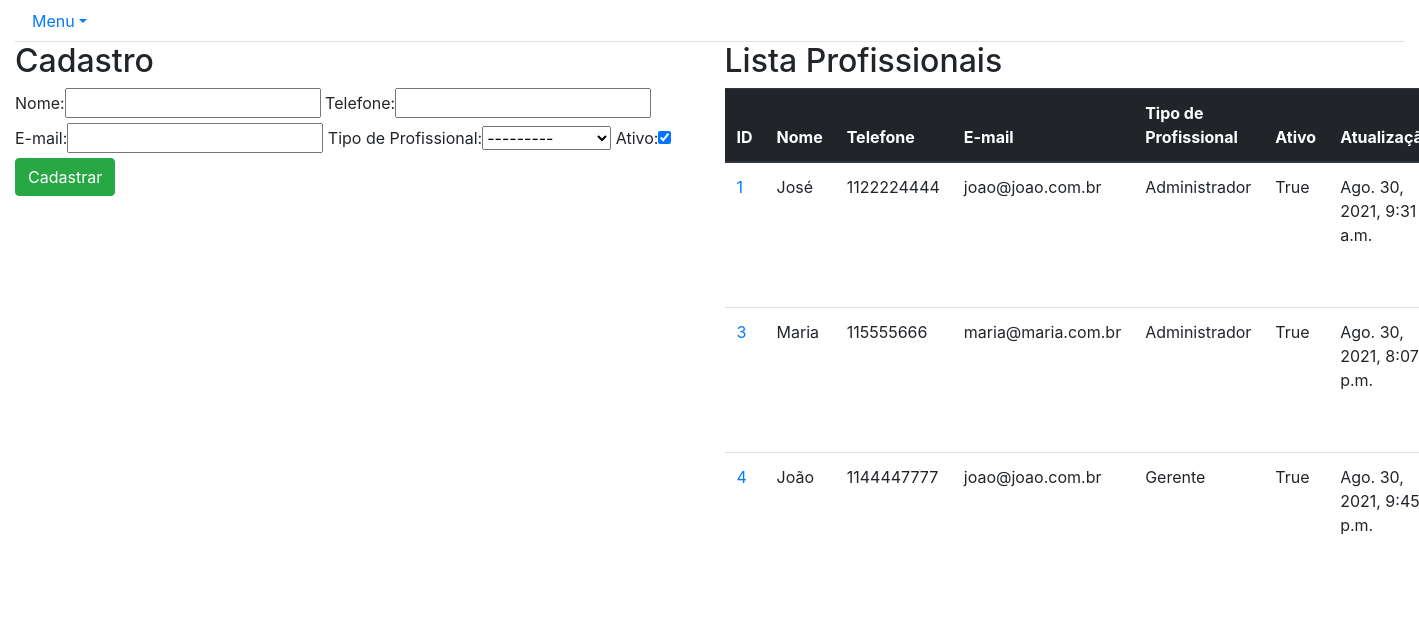
The page /core/profissional/ on the database as committed earlier.
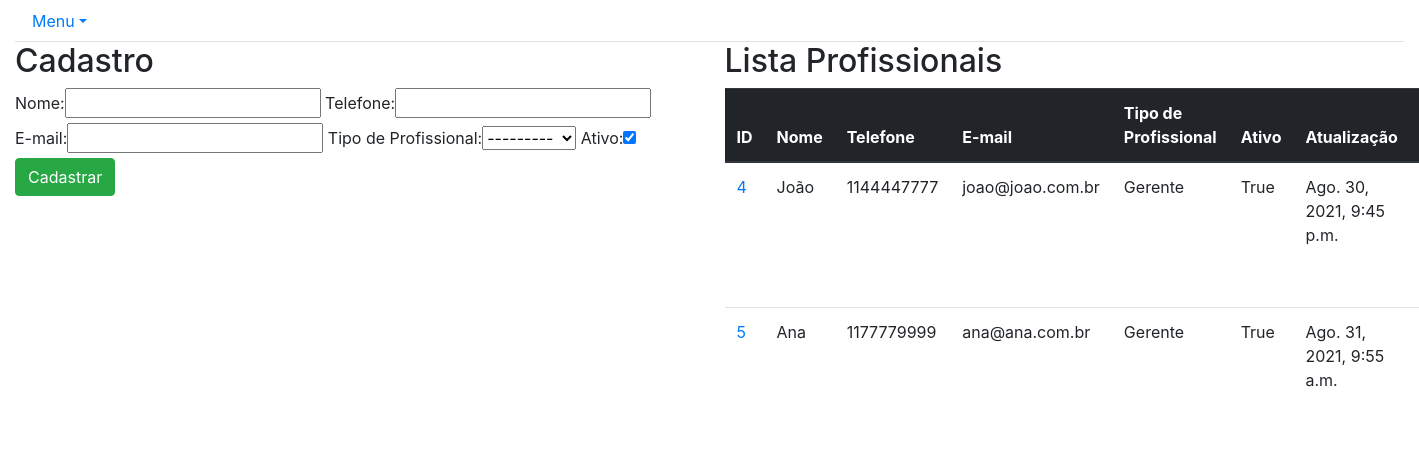
The same page on the database as committed later.
### core/models.py (models this page shows, shortened)
class Profissional(models.Model):
    id = models.BigAutoField(primary_key=True)
    nome = models.CharField(max_length=100)
    telefone = models.CharField(max_length=20)
    email = models.EmailField('E-mail')
    tipoDeProfissional = models.ForeignKey(TipoDeProfissional, on_delete=models.CASCADE, verbose_name='Tipo de Profissional')
    situacao = models.BooleanField('Ativo', default=True)
    updatedAt = models.DateTimeField('Data e hora da última atualização', auto_now=True)
    createdAt = models.DateTimeField('Data e hora do cadastro', auto_now_add=True)

class TipoDeProfissional(models.Model):
    id = models.BigAutoField(primary_key=True)
    descricao = models.CharField('Descrição', max_length=50)
    situacao = models.BooleanField('Ativo', default=True)
    updatedAt = models.DateTimeField('Data e hora da última atualização', auto_now=True)
    createdAt = models.DateTimeField('Data e hora do cadastro', auto_now_add=True)
    def __str__(self):
        return self.descricao

### core/views.py (the view)
# urls.py: path(r'profissional/', lista_profissional, name='core_lista_profissional'),
def lista_profissional(request):
    profissionais = Profissional.objects.all()
    form = ProfissionalForm()
    data = {'profissionais': profissionais, 'form': form}
    return render(request, 'core/lista_profissional.html', data)

### core/forms.py
class ProfissionalForm(ModelForm):
    class Meta:
        model = Profissional
        fields = '__all__'

### core/templates/core/lista_profissional.html (shortened to what this page needs)
{% extends 'base.html' %}
{% load bootstrap %}
{% block main %}
<div class="row">
    <div class="col-sm-6">
        <h2>Cadastro</h2>
        <form action="{% url 'core_profissional_novo' %}" method="POST">
            {{ form|bootstrap }}
            <button type="submit" class="btn btn-success">Cadastrar</button>
        </form>
    </div>
    <div class="col-sm-6">
        <h2>Lista Profissionais</h2>
        <table class="table">
            <thead class="thead-dark">
                <tr>
                    <th scope="col">ID</th>
                    <th scope="col">Nome</th>
                    <th scope="col">Telefone</th>
                    <th scope="col">E-mail</th>
                    <th scope="col">Tipo de Profissional</th>
                    <th scope="col">Ativo</th>
                    <th scope="col">Atualização</th>
                    <th scope="col">Criação</th>
                </tr>
            </thead>
            <tbody>
                {% for profissional in profissionais %}
                <tr>
                    <td>
                        <a href="{% url 'core_profissional_update' profissional.id %}">{{profissional.id}}</a>
                    </td>
                    <td>{{profissional.nome}}</td>
                    <td>{{profissional.telefone}}</td>
                    <td>{{profissional.email}}</td>
                    <td>{{profissional.tipoDeProfissional}}</td>
                    <td>{{profissional.situacao}}</td>
                    <td>{{profissional.updatedAt}}</td>
                    <td>{{profissional.createdAt}}</td>
                </tr>
                {% endfor %}
            </tbody>
        </table>
    </div>
</div>
{% endblock %}

Rows that differ between the two databases and show on the page:
removed Profissional: id "1", nome "José", telefone "1122224444", email "joao@joao.com.br", tipoDeProfissional "Administrador", situacao "True", updatedAt "Ago. 30, 2021, 9:31 a.m."
removed Profissional: id "3", nome "Maria", telefone "115555666", email "maria@maria.com.br", tipoDeProfissional "Administrador", situacao "True", updatedAt "Ago. 30, 2021, 8:07 p.m."
added Profissional: id "5", nome "Ana", telefone "1177779999", email "ana@ana.com.br", tipoDeProfissional "Gerente", situacao "True", updatedAt "Ago. 31, 2021, 9:55 a.m."
